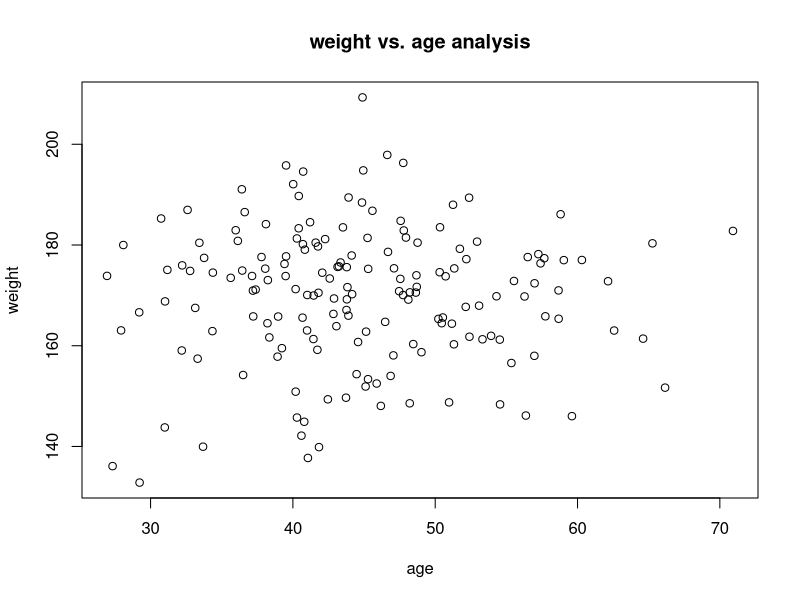
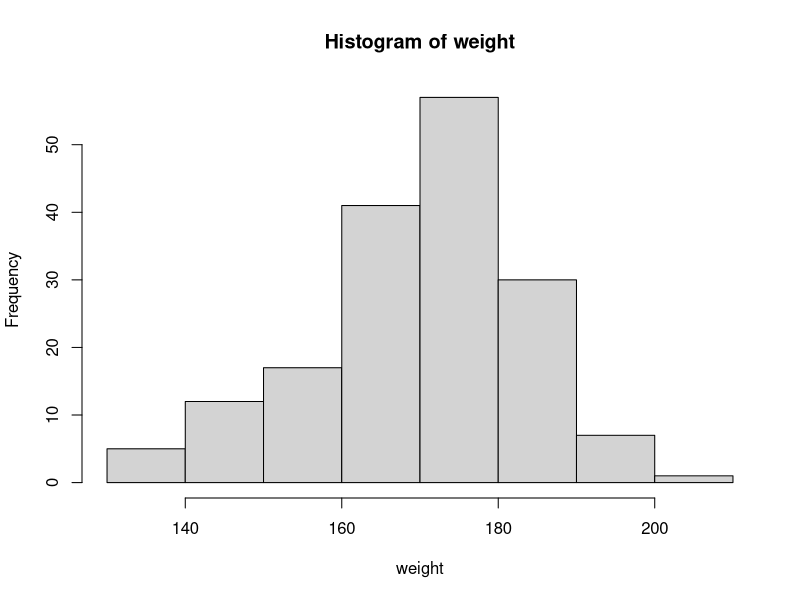

The R script that drew these images, in order:
weight0 = runif(170,150,190)
age0 = runif(170, 35,57)

weight= rnorm(weight0, 170,15)
age= rnorm(age0, 45,8)

df= data.frame(weight, age)
colnames(df)
plot(df$age,df$weight,xlab="age",ylab="weight", main= "weight vs. age analysis")

hist(weight, main= "Histogram of weight")

